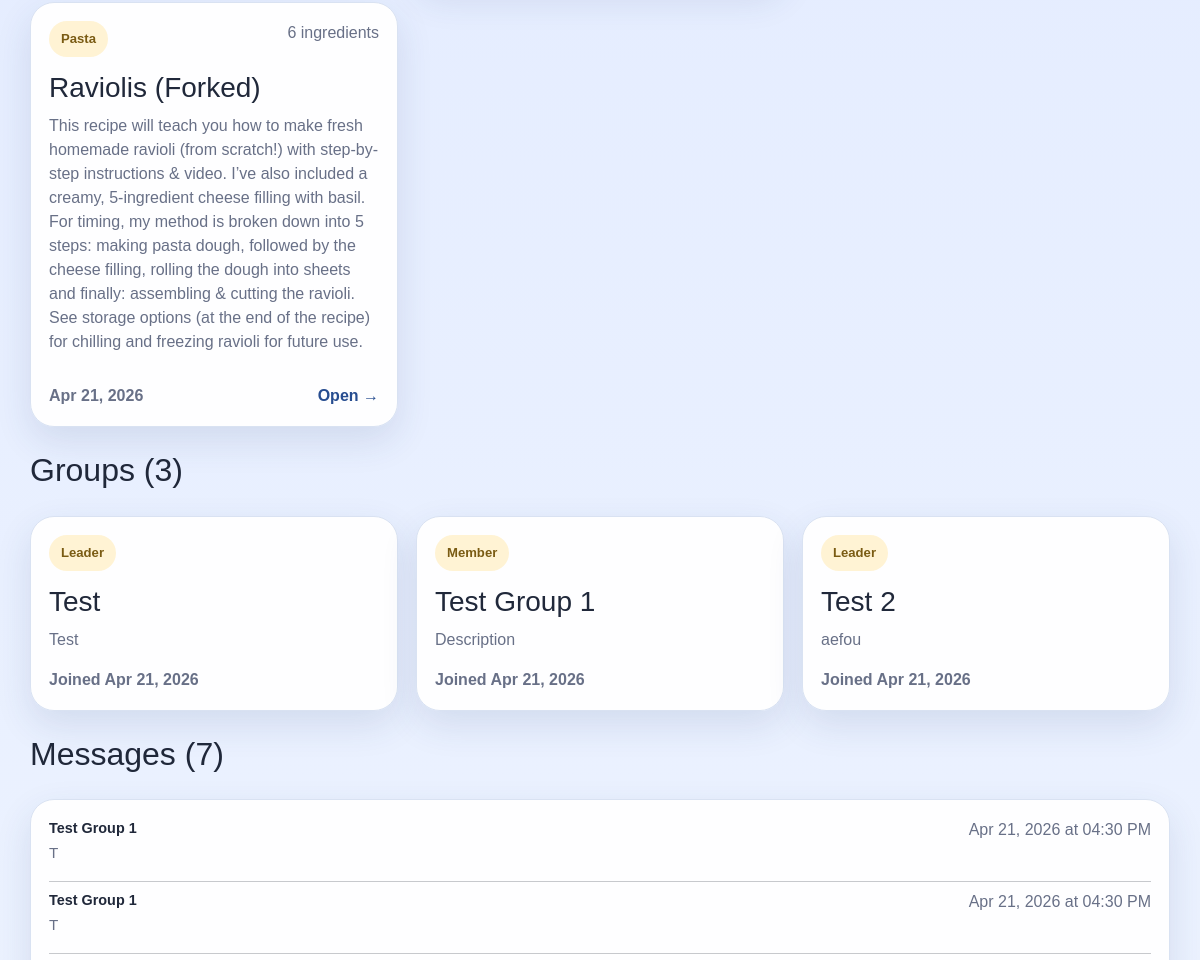
Before: /curator/user/2 (signed in, middle part) with the older database file.
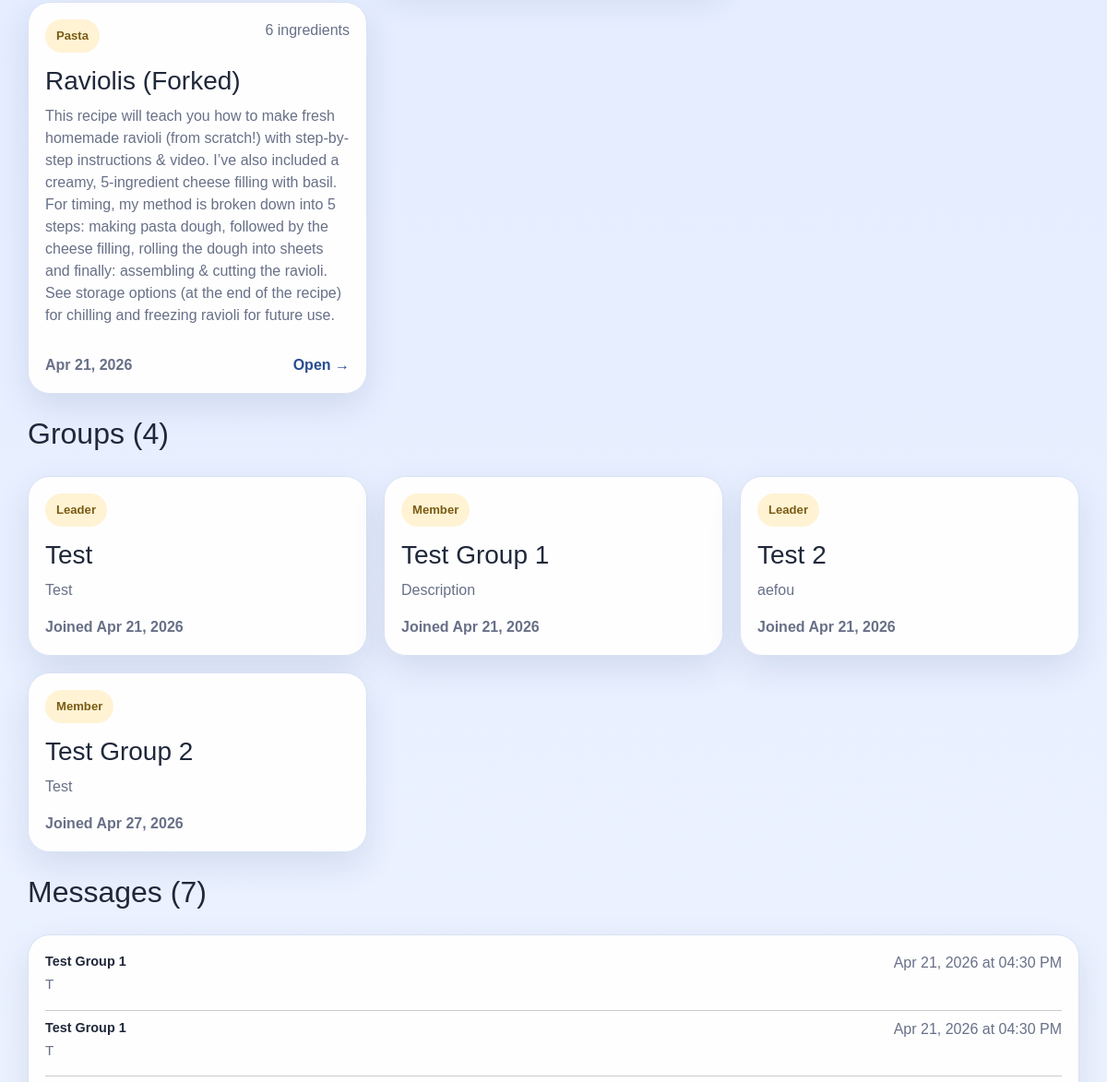
After: the same page with the newer database file.
### app/models.py (models this page shows, shortened)
class Category(db.Model):
    __tablename__ = 'categories'
    id = db.Column(db.Integer, primary_key=True)
    name = db.Column(db.String(32), unique=True, nullable=False)

class Recipe(db.Model):
    __tablename__ = 'recipes'
    id = db.Column(db.Integer, primary_key=True)
    authorID = db.Column(db.Integer, db.ForeignKey('users.id'), nullable=False)
    title = db.Column(db.String(150), nullable=False)
    description = db.Column(db.Text, nullable=True)
    instructions = db.Column(db.Text, nullable=False)
    forkedFrom = db.Column(db.Integer, db.ForeignKey('recipes.id'), nullable=True)
    baseServings = db.Column(db.Integer, nullable=False)
    prepTime = db.Column(db.Integer, nullable=True)
    cookTime = db.Column(db.Integer, nullable=True)
    image = db.Column(db.String(255), nullable=True)
    dateCreated = db.Column(db.DateTime, nullable=False, default=datetime.now)
    ingredients = db.relationship('Ingredient', backref='recipe', lazy=True, cascade='all, delete-orphan')
    categories = db.relationship('RecipeCategory', backref='recipe', lazy=True, cascade='all, delete-orphan')
    dietary_tags = db.relationship('RecipeDietaryTag', backref='recipe', lazy=True, cascade='all, delete-orphan')
    allergens = db.relationship('RecipeAllergen', backref='recipe', lazy=True, cascade='all, delete-orphan')

class Group(db.Model):
    __tablename__ = 'groups'
    id = db.Column(db.Integer, primary_key=True)
    leaderID = db.Column(db.Integer, db.ForeignKey('users.id'), nullable=False)
    name = db.Column(db.String(100), nullable=False)
    description = db.Column(db.Text)
    dateCreated = db.Column(db.DateTime, nullable=False)
    members = db.relationship('GroupMember', backref='group', lazy=True)
    messages = db.relationship('GroupMessage', backref='group', lazy=True)

class GroupMember(db.Model):
    __tablename__ = 'group_members'
    id = db.Column(db.Integer, primary_key=True)
    groupID = db.Column(db.Integer, db.ForeignKey('groups.id'), nullable=False)
    userID = db.Column(db.Integer, db.ForeignKey('users.id'), nullable=False)
    dateJoined = db.Column(db.DateTime, nullable=False)
    user = db.relationship('User', backref='memberships', lazy=True)

class GroupMessage(db.Model):
    __tablename__ = 'group_messages'
    id = db.Column(db.Integer, primary_key=True)
    groupID = db.Column(db.Integer, db.ForeignKey('groups.id'), nullable=False)
    senderID = db.Column(db.Integer, db.ForeignKey('users.id'), nullable=False)
    content = db.Column(db.Text, nullable=False)
    dateSent = db.Column(db.DateTime, nullable=False)
    sender = db.relationship('User', foreign_keys=[senderID])

### app/routes.py (the view)
@app.route('/curator/user/<int:user_id>')
@login_required
def curator_user_profile(user_id):
    user = get_current_user()
    if not user or user.role != 'curator':
        return redirect(url_for('dashboard'))
    _profile = User.query.get_or_404(user_id)
    profile = types.SimpleNamespace(
        id=_profile.id,
        firstName=_profile.firstName,
        lastName=_profile.lastName,
        email=_profile.email,
        role=_profile.role,
        dateCreated=_profile.dateCreated,
        avatar=_profile.avatar,
        preferMetric=_profile.preferMetric,
        disableNotifications=_profile.disableNotifications,
    )
    recipes = Recipe.query.filter_by(authorID=user_id).order_by(Recipe.dateCreated.desc()).all()
    memberships = GroupMember.query.filter_by(userID=user_id).all()
    messages = GroupMessage.query.filter_by(senderID=user_id).order_by(GroupMessage.dateSent.desc()).all()
    return render_template('curator/user_profile.html',
                           profile=profile,
                           recipes=[_recipe_card_data(r) for r in recipes],
                           memberships=memberships,
                           messages=messages)

### app/routes.py (called while the page is built)
def login_required(f):
    @wraps(f)
    def decorated_function(*args, **kwargs):
        if 'user_id' not in session:
            flash('Please log in to access this page.', 'warning')
            return redirect(url_for('login'))
        return f(*args, **kwargs)
    return decorated_function

def get_current_user():
    if 'user_id' in session:
        return User.query.get(session['user_id'])
    return None

def current_user_id():
    return session.get('user_id')

@app.context_processor
def inject_current_user():
    return {'current_user': get_current_user()}

@app.before_request
def update_last_seen():
    if 'user_id' in session:
        user = User.query.get(session['user_id'])
        if user:
            user.lastSeen = datetime.now()
            db.session.commit()

def _get_avg_rating(recipe_id):
    result = db.session.query(func.avg(Rating.stars), func.count(Rating.id)).filter_by(recipeID=recipe_id).one()
    avg = round(result[0], 1) if result[0] else None
    count = result[1]
    return avg, count

### app/templates/curator/user_profile.html (shortened to what this page needs)
{% extends "base.html" %}
{% block content %}
{% if recipes %}
<div class="card-grid">
    {% for item in recipes %}
    <a href="{{ url_for('view_recipe', recipe_id=item.recipe.id) }}" class="recipe-card-link">
        <article class="recipe-card">
            <div class="recipe-card-content">
                <div class="recipe-card-top">
                    <span class="mini-pill">{{ item.category_names[0] if item.category_names else 'Recipe' }}</span>
                    <span class="muted-small">{{ item.ingredient_count }} ingredients</span>
                </div>
                <h3>{{ item.recipe.title }}</h3>
                <p>{{ item.recipe.description or 'No description.' }}</p>
                <div class="recipe-card-footer">
                    <span class="muted-small">{{ item.recipe.dateCreated.strftime('%b %d, %Y') }}</span>
                    <span>Open →</span>
                </div>
            </div>
        </article>
    </a>
    {% endfor %}
</div>
{% else %}
<div class="empty-state"><p>No recipes created yet.</p></div>
{% endif %}
<section class="section-head mt-4">
    <div><h2>Groups ({{ memberships|length }})</h2></div>
</section>
{% if memberships %}
<div class="card-grid">
    {% for m in memberships %}
    <article class="recipe-card">
        <div class="recipe-card-top">
            <span class="mini-pill">{{ 'Leader' if m.group.leaderID == profile.id else 'Member' }}</span>
        </div>
        <h3>{{ m.group.name }}</h3>
        <p>{{ m.group.description or 'No description.' }}</p>
        <div class="recipe-card-footer">
            <span class="muted-small">Joined {{ m.dateJoined.strftime('%b %d, %Y') }}</span>
        </div>
    </article>
    {% endfor %}
</div>
{% else %}
<div class="empty-state"><p>Not in any groups yet.</p></div>
{% endif %}
<section class="section-head mt-4">
    <div><h2>Messages ({{ messages|length }})</h2></div>
</section>
{% if messages %}
<article class="recipe-card">
    {% for msg in messages %}
    <div class="mb-3">
        <div class="d-flex justify-content-between">
            <span class="fw-semibold" style="font-size:.9rem;">{{ msg.group.name }}</span>
            <span class="muted-small">{{ msg.dateSent.strftime('%b %d, %Y at %I:%M %p') }}</span>
        </div>
        <p class="mb-0" style="font-size:.95rem;">{{ msg.content }}</p>
    </div>
    {% if not loop.last %}<hr class="my-2">{% endif %}
    {% endfor %}
</article>
{% else %}
<div class="empty-state"><p>No messages sent yet.</p></div>
{% endif %}
{% endblock %}

Changed rows visible on the page:
added GroupMember: group.name "Test Group 2", group "Test", dateJoined "Apr 27, 2026"
now on this page (row unchanged): Group: leaderID "Member"
Other visible differences:
{{ memberships|length }}: "3" → "4"
